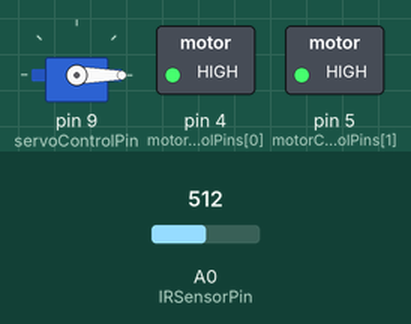
Simulated run of this sketch. Board: Arduino Mega 2560, built with avr-gcc and run on an emulated ATmega2560. On the bench: servo, switched loads named in the sketch (green lamp = pin HIGH). The inputs (shaded band) are chosen by the test bench; at power-on: A0 (IRSensorPin) = 512. What the sketch prints to the serial monitor is not drawn.

Above: at 0.15 s.
Timing chart, 0 to 1.8 s (numbered marks = the images above):
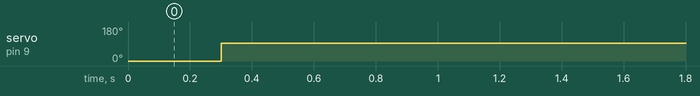

The sketch:

claw.ino
```cpp
#include<Servo.h>

Servo myServo;
const int servoControlPin = 9;
const int IRSensorPin = A0;
int IRValue = 0;

int motorControlPins[6] = {4,5,32,33,30,31}; //4, 5 for enables, 4 is left; 30-33 for HIGH/LOW, 30,31 is left.

void moveGate(Servo* myServo, int state){
  //takes a servo pointer and an int that specifies whether to open (1) or close (0);
  //state = 1 for open, 0 for close
  if (state){
    Serial.println("openning gate");
    (*myServo).write(0);
    return;
  }
  (*myServo).write(94);
  Serial.println("closing gate");
  return;
}

void driveBack(){
  analogWrite(motorControlPins[0], 255);
  analogWrite(motorControlPins[1], 255);
  digitalWrite(motorControlPins[3], HIGH);
  digitalWrite(motorControlPins[2], LOW);
  digitalWrite(motorControlPins[5], HIGH);
  digitalWrite(motorControlPins[4], LOW);
  return;

}

void driveForward(){
  analogWrite(motorControlPins[0], 255);
  analogWrite(motorControlPins[1], 255);
  digitalWrite(motorControlPins[2], HIGH);
  digitalWrite(motorControlPins[3], LOW);
  digitalWrite(motorControlPins[4], HIGH);
  digitalWrite(motorControlPins[5], LOW);
  return;
}

void stop(){
  digitalWrite(motorControlPins[2], LOW);
  digitalWrite(motorControlPins[3], LOW);
  digitalWrite(motorControlPins[4], LOW);
  digitalWrite(motorControlPins[5], LOW);
}

int readIrSensor(int sensorPin){
  //returns the reading of an IR sensor from the pin specified.
  int value = analogRead(sensorPin);
  Serial.println(value);
  return value;
}

void setup(){
  Serial.begin(9600);
  myServo.attach(servoControlPin);
  myServo.write(0);
  driveForward();
}


void loop(){
  Serial.println(readIrSensor(IRSensorPin));
  if (IRValue = readIrSensor(IRSensorPin) < 950){//change 940 to adjust closeness/farness of ball detection; IR has a logarithmic scale
    delay(300);
    stop();
    moveGate(&myServo, 0); //closes gate
    delay(700);//delay after closing gate
    driveBack();//drives backward
    delay(1500);//how long to drive backward for
    stop();//stops locomotion
  }
  delay(50);
}
```

Measured:
- by itself, servo on pin 9 (servoControlPin): 0° → 94° at 0.30 s
